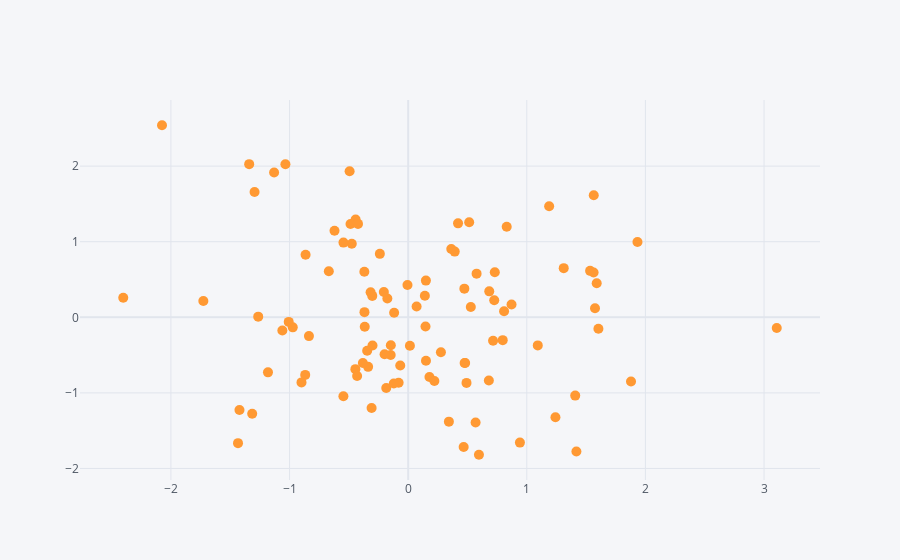

Write notebook code for a chart like this one.
### Markdown cell above
## Scatter

### Code cell
df.iplot(kind='scatter',x='A',y='B',mode='markers',size=10)
df.head()
